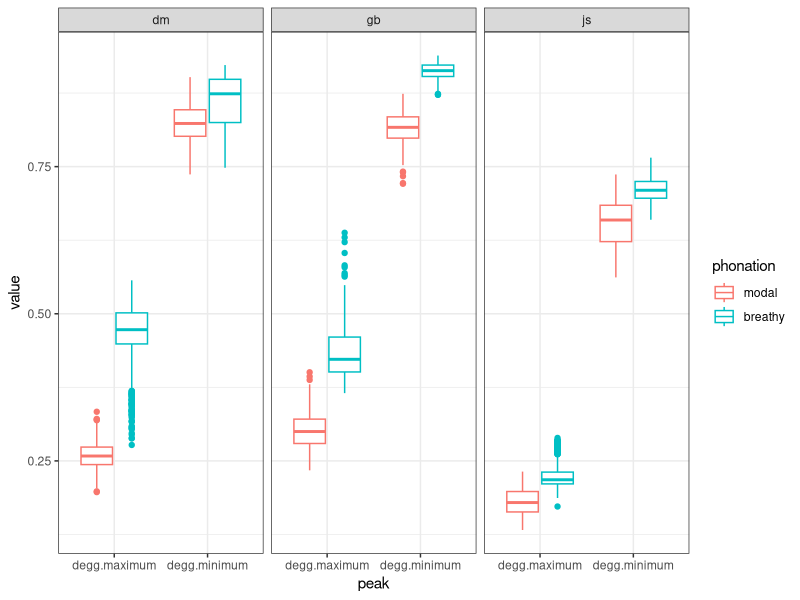
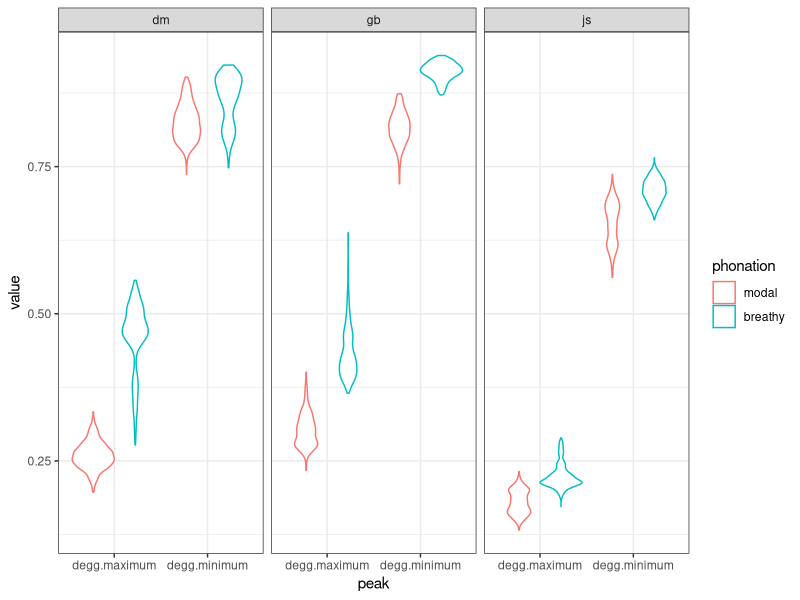
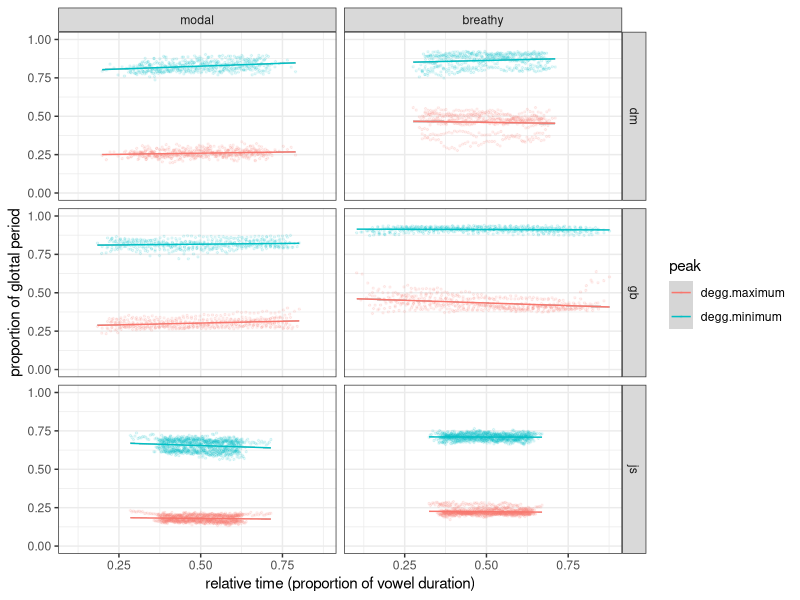

These charts were generated, in order, by the following R code:
## ---- chunk 1
knitr::opts_chunk$set(echo = TRUE)
knitr::opts_knit$set(root.dir=normalizePath("../../"))
library(readr)
library(dplyr)
library(tidyr)
library(ggplot2)
theme_set(theme_bw())
library(lme4)
library(effects)
library(afex)
## ---- chunk 2
degg.tracing <- read_csv("./tracegram-pilot/results/results.csv") %>%
    separate(file, c("speaker", "phonation")) %>%
    mutate_if(is.character, as.factor) %>%
    mutate(phonation = factor(phonation, levels = c("modal", "breathy"))) %>%
    gather(peak, value, degg.maximum:degg.minimum)
## ---- chunk 3
ggplot(degg.tracing, aes(peak, value, colour = phonation)) +
    geom_boxplot() +
    facet_grid(. ~ speaker)
## ---- chunk 4
ggplot(degg.tracing, aes(peak, value, colour = phonation)) +
    geom_violin() +
    facet_grid(. ~ speaker)
## ---- chunk 5
ggplot(degg.tracing, aes(time, value, colour = peak)) +
    geom_point(size = 0.5, alpha = 0.1) +
    geom_smooth(size = 0.5, method = "lm") +
    xlab("relative time (proportion of vowel duration)") +
    ylab("proportion of glottal period") +
    facet_grid(speaker ~ phonation) +
    ylim(0, 1)
